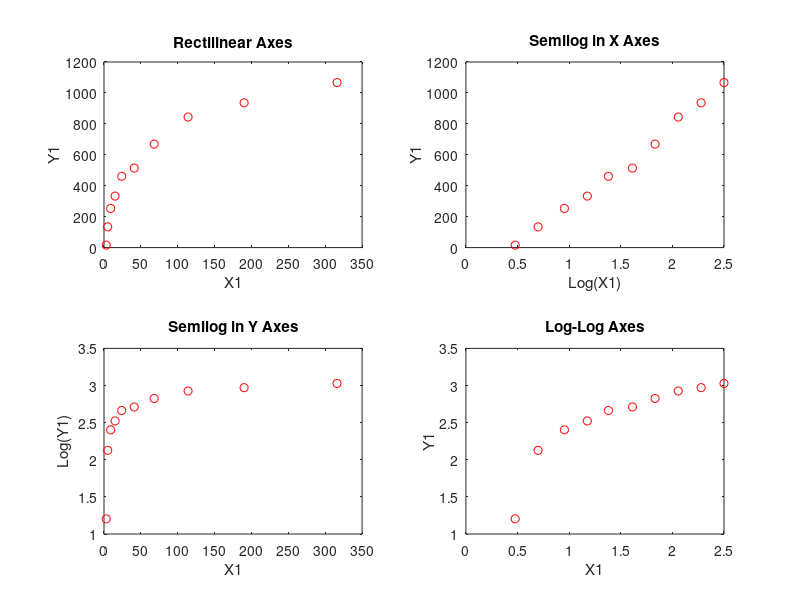

Here is the MATLAB script that generated this plot: (Note: this script raises an error after producing the figure.)
%%%%%%%%%%%%%%%%%%%%%%%%%%%%%%%%%%%%%%%%%%%%%%%%%%%%%%%%%%%%%%%%%%%%%
% ENGR 132 
% Program Description 
% Template for A13 - Problem 1
%%%%%%%%%%%%%%%%%%%%%%%%%%%%%%%%%%%%%%%%%%%%%%%%%%%%%%%%%%%%%%%%%%%%%


%% ____________________
%% INITIALIZATION
% DATA SET 1
x1 = [3, 5, 9, 15, 24, 41, 68, 114, 190, 316];
y1 = [16, 134, 253, 333, 461, 514, 669, 844, 936, 1067];

% DATA SET 2
x2 = [10, 120, 230, 340, 450, 560, 670, 780, 890, 1000];
y2 = [5, 7, 8, 19, 21, 39, 71, 132, 227, 311];


%% ____________________
%% FORMATTED FIGURES

% Formatted Figure 1 - DATA SET 1
figure()
%Linear X, Linear Y
subplot(2,2,1)
plot(x1,y1,"ro")
title("Rectilinear Axes")
xlabel("X1")
ylabel("Y1")
%Logarithmic X, Linear Y
subplot(2,2,2)
plot(log10(x1),y1,"ro")
title("Semilog in X Axes")
xlabel("Log(X1)")
ylabel("Y1")
%Linear X, Logarithmic Y
subplot(2,2,3)
plot(x1,log10(y1),"ro")
title("Semilog in Y Axes")
xlabel("X1")
ylabel("Log(Y1)")
%Logarithmic X, Logarithmic Y
subplot(2,2,4)
plot(log10(x1),log10(y1),"ro")
title("Log-Log Axes")
xlabel("X1")
ylabel("Y1")

%figure title
sgtitle("Data Set 1: Logarithmic")

% Formatted Figure 2 - DATA SET 2
figure()
%Linear X, Linear Y
subplot(2,2,1)
plot(x2,y2,"ro")
title("Rectilinear Axes")
xlabel("X2")
ylabel("Y2")
%Logarithmic X, Linear Y
subplot(2,2,2)
plot(log10(x2),y2,"ro")
title("Semilog in X Axes")
xlabel("Log(X2)")
ylabel("Y2")
%Linear X, Logarithmic Y
subplot(2,2,3)
plot(x2,log10(y2),"ro")
title("Semilog in Y Axes")
xlabel("X2")
ylabel("Log(Y2)")
%Logarithmic X, Logarithmic Y
subplot(2,2,4)
plot(log10(x2),log10(y2),"ro")
title("Log-Log Axes")
xlabel("Log(X)")
ylabel("Log(Y)")

%figure title
sgtitle("Data Set 2: Exponential")



%% ____________________
%% ACADEMIC INTEGRITY STATEMENT
% I have not used source code obtained from any other unauthorized
% source, either modified or unmodified. I have not provided
% access to my code to anyone in any way. The script I am 
% submitting is my own original work.







